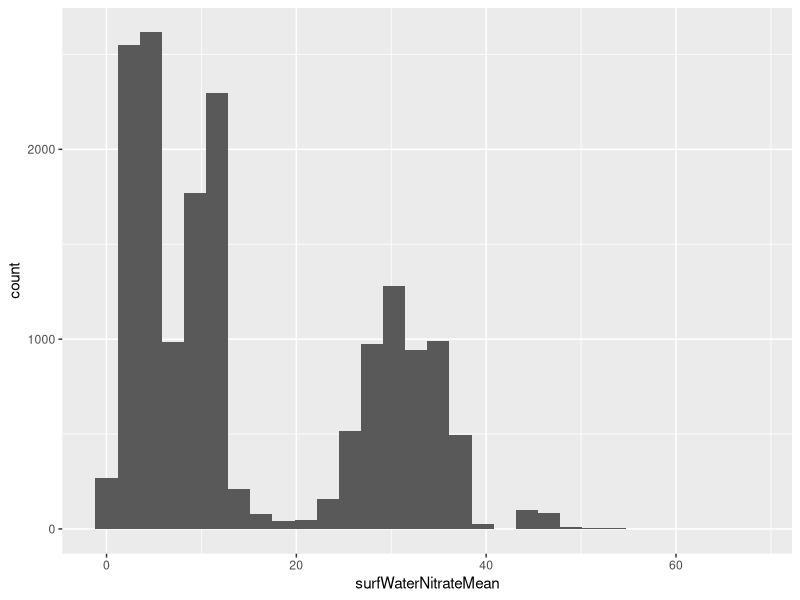
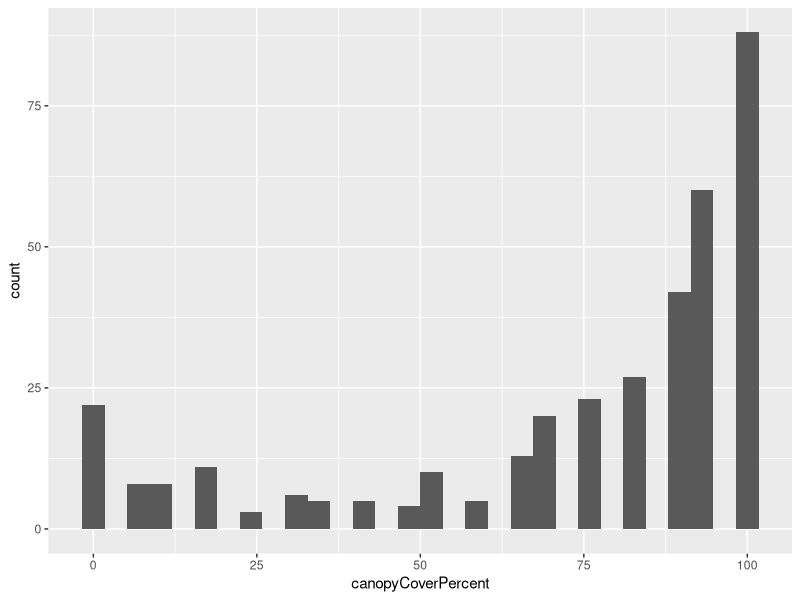

Source code (R) for these figures, in order: (Note: this script raises an error after producing the figures.)
## ---- chunk 1
knitr::opts_chunk$set(echo = TRUE)
## ---- chunk 2

install.packages("dplyr")
install.packages("tidyr")
install.packages("ggplot2")
install.packages("readr")
install.packages("lubridate")

library(dplyr)
library(tidyr)
library(ggplot2)
library(readr)
library(lubridate)

## ---- chunk 3

#BIGC_2019

Nitrate_BIGC_2019 <-read_csv("../Data/Processed/BIGC (CA-D17)/BIGC_NEON_nitrate-surfacewater/NEON.D17.BIGC.DP1.20033.001.102.100.015.NSW_15_minute.2019-07.basic.20221201T190523Z.csv") %>% 
  mutate(siteID="BIGC", year=2019)

VegCover_BIGC_2019 <- read_csv("../Data/Processed/BIGC (CA-D17)/BIGC_NEON_cover-veg-riparian/NEON.D17.BIGC.DP1.20191.001.rip_percentComposition.2019-07.basic.20230112T002213Z.csv") %>% 
  mutate(siteID="BIGC", year=2019)


#BIGC_2021

Nitrate_BIGC_2021 <-read_csv("../Data/Processed/BIGC (CA-D17)/BIGC_NEON_nitrate-surfacewater/NEON.D17.BIGC.DP1.20033.001.102.100.015.NSW_15_minute.2021-08.basic.20221201T175835Z.csv") %>% 
  mutate(siteID="BIGC", year=2021)

VegCover_BIGC_2021 <- read_csv("../Data/Processed/BIGC (CA-D17)/BIGC_NEON_cover-veg-riparian/NEON.D17.BIGC.DP1.20191.001.rip_percentComposition.2021-08.basic.20230112T001807Z.csv") %>% 
  mutate(siteID="BIGC", year=2021)


#BLUE_2019

Nitrate_BLUE_2019 <-read_csv("../Data/Processed/BLUE (OK-D11)/BLUE_NEON_nitrate-surfacewater/NEON.D11.BLUE.DP1.20033.001.112.100.015.NSW_15_minute.2019-06.basic.20221201T045009Z.csv") %>% 
  mutate(siteID="BLUE", year=2019)

VegCover_BLUE_2019 <-read_csv("../Data/Processed/BLUE (OK-D11)/BLUE_NEON_cover-veg-riparian/NEON.D11.BLUE.DP1.20191.001.rip_percentComposition.2019-06.basic.20230112T002006Z.csv") %>% 
  mutate(siteID="BLUE", year=2019)


#BLUE_2021

Nitrate_BLUE_2021 <-read_csv("../Data/Processed/BLUE (OK-D11)/BLUE_NEON_nitrate-surfacewater/NEON.D11.BLUE.DP1.20033.001.112.100.015.NSW_15_minute.2021-06.basic.20221201T013159Z.csv") %>% 
  mutate(siteID="BLUE", year=2021)

VegCover_BLUE_2021 <-read_csv("../Data/Processed/BLUE (OK-D11)/BLUE_NEON_cover-veg-riparian/NEON.D11.BLUE.DP1.20191.001.rip_percentComposition.2021-06.basic.20230112T002305Z.csv") %>% 
  mutate(siteID="BLUE", year=2021)


#LECO_2019

Nitrate_LECO_2019 <-read_csv("../Data/Processed/LECO (TN-D07)/LECO_NEON_nitrate-surfacewater/NEON.D07.LECO.DP1.20033.001.102.100.015.NSW_15_minute.2019-09.basic.20221208T002007Z.csv") %>% 
  mutate(siteID="LECO", year=2019)

VegCover_LECO_2019 <-read_csv("../Data/Processed/LECO (TN-D07)/LECO_NEON_cover-veg-riparian/NEON.D07.LECO.DP1.20191.001.rip_percentComposition.2019-09.basic.20230112T001930Z.csv") %>% 
  mutate(siteID="LECO", year=2019)


#LECO_2021

Nitrate_LECO_2021 <-read_csv("../Data/Processed/LECO (TN-D07)/LECO_NEON_nitrate-surfacewater/NEON.D07.LECO.DP1.20033.001.112.100.015.NSW_15_minute.2021-09.basic.20221208T012753Z.csv") %>% 
  mutate(siteID="LECO", year=2021)

VegCover_LECO_2021 <-read_csv("../Data/Processed/LECO (TN-D07)/LECO_NEON_cover-veg-riparian/NEON.D07.LECO.DP1.20191.001.rip_percentComposition.2021-09.basic.20230112T002003Z.csv") %>% 
  mutate(siteID="LECO", year=2021)


## ---- chunk 4

#Nitrate Data Consolidation (Total, then mean surfWaterNitrateMean grouped by SiteID and year)
Nitrate_Combined <- bind_rows(Nitrate_BIGC_2019, Nitrate_BIGC_2021, Nitrate_BLUE_2019, Nitrate_BLUE_2021, Nitrate_LECO_2019, Nitrate_LECO_2021)

Mean_Nitrate_Combined <- Nitrate_Combined %>% 
  drop_na() %>% 
  group_by(siteID, year) %>% 
  summarize(mean_conc_nitrate = mean(surfWaterNitrateMean))


#VegCover Data Consolidation (Total, then mean canopyCoverPercent grouped by SiteID and year)
VegCover_Combined <- bind_rows(VegCover_BIGC_2019, VegCover_BIGC_2021, VegCover_BLUE_2019, VegCover_BLUE_2021, VegCover_LECO_2019, VegCover_LECO_2021)

Mean_VegCover_Combined <- VegCover_Combined %>% 
  group_by(siteID, year) %>% 
  summarize(mean_veg_cover = mean(canopyCoverPercent))


#Summary Data Frame (with corresponding mean values)
Master_Data_Frame <- left_join(Mean_Nitrate_Combined, Mean_VegCover_Combined)



#Raw 'surfWaterNitrateMean' and 'canopyCoverPercent' columns for Histogram
Total_Nitrate_Conc_Combined <- Nitrate_Combined %>% 
  select(surfWaterNitrateMean)

Total_VegCover_Combined <- VegCover_Combined %>% 
  select(canopyCoverPercent)


## ---- chunk 5

Total_Nitrate_Conc_Combined %>%
  ggplot(aes(x=surfWaterNitrateMean))+
  geom_histogram()

Total_VegCover_Combined %>%
  ggplot(aes(x=canopyCoverPercent))+
  geom_histogram()


## ---- chunk 6

Nitrate_Combined <- bind_rows(Nitrate_BIGC_2019, Nitrate_BIGC_2021, Nitrate_BLUE_2019, Nitrate_BLUE_2021, Nitrate_LECO_2019, Nitrate_LECO_2021)

Mean_Nitrate_Combined <- Nitrate_Combined %>% 
  drop_na() %>% 
  group_by(siteID, year) %>% 
  summarize(mean_conc_nitrate = mean(surfWaterNitrateMean))



VegCover_Combined <- bind_rows(VegCover_BIGC_2019, VegCover_BIGC_2021, VegCover_BLUE_2019, VegCover_BLUE_2021, VegCover_LECO_2019, VegCover_LECO_2021)

Mean_VegCover_Combined <- VegCover_Combined %>% 
  group_by(siteID, year) %>% 
  summarize(mean_veg_cover = mean(canopyCoverPercent))

Master_Data_Frame <- left_join(Mean_Nitrate_Combined, Mean_VegCover_Combined)

## ---- chunk 7

Nitrate_BIGC_2019 <-read_csv("../Data/Processed/BIGC (CA-D17)/BIGC_NEON_nitrate-surfacewater/NEON.D17.BIGC.DP1.20033.001.102.100.015.NSW_15_minute.2019-07.basic.20221201T190523Z.csv")

VegCover_BIGC_2019 <- read_csv("../Data/Processed/BIGC (CA-D17)/BIGC_NEON_cover-veg-riparian/NEON.D17.BIGC.DP1.20191.001.rip_percentComposition.2019-07.basic.20230112T002213Z.csv")

CompStruct_BIGC_2019 <- read_csv("../Data/Processed/BIGC (CA-D17)/BIGC_NEON_comp-struct-riparian/NEON.D17.BIGC.DP1.20275.001.rip_assessment.2019-07.basic.20221128T182237Z.csv")

ChemSurf_BIGC_2019 <- read_csv("../Data/Processed/BIGC (CA-D17)/BIGC_NEON_chem-surfacewater/NEON.D17.BIGC.DP1.20093.001.swc_externalLabDataByAnalyte.2019-07.basic.20221215T171932Z.csv")

## ---- chunk 8

#BIGC_2019

Nitrate_BIGC_2019 <-read_csv("../Data/Processed/BIGC (CA-D17)/BIGC_NEON_nitrate-surfacewater/NEON.D17.BIGC.DP1.20033.001.102.100.015.NSW_15_minute.2019-07.basic.20221201T190523Z.csv")

VegCover_BIGC_2019 <- read_csv("../Data/Processed/BIGC (CA-D17)/BIGC_NEON_cover-veg-riparian/NEON.D17.BIGC.DP1.20191.001.rip_percentComposition.2019-07.basic.20230112T002213Z.csv")


#BIGC_2021

Nitrate_BIGC_2021 <-read_csv("../Data/Processed/BIGC (CA-D17)/BIGC_NEON_nitrate-surfacewater/NEON.D17.BIGC.DP1.20033.001.102.100.015.NSW_15_minute.2021-08.basic.20221201T175835Z.csv")

VegCover_BIGC_2021 <- read_csv("../Data/Processed/BIGC (CA-D17)/BIGC_NEON_cover-veg-riparian/NEON.D17.BIGC.DP1.20191.001.rip_percentComposition.2021-08.basic.20230112T001807Z.csv")


#BLUE_2019

Nitrate_BLUE_2019 <-read_csv("../Data/Processed/BLUE (OK-D11)/BLUE_NEON_nitrate-surfacewater/NEON.D11.BLUE.DP1.20033.001.112.100.015.NSW_15_minute.2019-06.basic.20221201T045009Z.csv")

VegCover_BLUE_2019 <-read_csv("../Data/Processed/BLUE (OK-D11)/BLUE_NEON_cover-veg-riparian/NEON.D11.BLUE.DP1.20191.001.rip_percentComposition.2019-06.basic.20230112T002006Z.csv")


#BLUE_2021

Nitrate_BLUE_2021 <-read_csv("../Data/Processed/BLUE (OK-D11)/BLUE_NEON_nitrate-surfacewater/NEON.D11.BLUE.DP1.20033.001.112.100.015.NSW_15_minute.2021-06.basic.20221201T013159Z.csv")

VegCover_BLUE_2021 <-read_csv("../Data/Processed/BLUE (OK-D11)/BLUE_NEON_cover-veg-riparian/NEON.D11.BLUE.DP1.20191.001.rip_percentComposition.2021-06.basic.20230112T002305Z.csv")


#LECO_2019

Nitrate_LECO_2019 <-read_csv("../Data/Processed/LECO (TN-D07)/LECO_NEON_nitrate-surfacewater/NEON.D07.LECO.DP1.20033.001.102.100.015.NSW_15_minute.2019-09.basic.20221208T002007Z.csv")

VegCover_LECO_2019 <-read_csv("../Data/Processed/LECO (TN-D07)/LECO_NEON_cover-veg-riparian/NEON.D07.LECO.DP1.20191.001.rip_percentComposition.2019-09.basic.20230112T001930Z.csv")


#LECO_2021

Nitrate_LECO_2021 <-read_csv("../Data/Processed/LECO (TN-D07)/LECO_NEON_nitrate-surfacewater/NEON.D07.LECO.DP1.20033.001.112.100.015.NSW_15_minute.2021-09.basic.20221208T012753Z.csv")

VegCover_LECO_2021 <-read_csv("../Data/Processed/LECO (TN-D07)/LECO_NEON_cover-veg-riparian/NEON.D07.LECO.DP1.20191.001.rip_percentComposition.2021-09.basic.20230112T002003Z.csv")


## ---- chunk 9

NBIGC2019Mean <- Nitrate_BIGC_2019 %>%
  drop_na(surfWaterNitrateMean) %>% 
  summarize(mean_conc_BIGC_2019 = mean(surfWaterNitrateMean))


Nitrate_BIGC_2021 %>%
  drop_na(surfWaterNitrateMean) %>% 
  summarize(mean_conc_BIGC_2021 = mean(surfWaterNitrateMean))


Nitrate_BLUE_2019 %>%
  drop_na(surfWaterNitrateMean) %>% 
  summarize(mean_conc_BLUE_2019 = mean(surfWaterNitrateMean))


Nitrate_BLUE_2021 %>%
  drop_na(surfWaterNitrateMean) %>% 
  summarize(mean_conc_BLUE_2021 = mean(surfWaterNitrateMean))


Nitrate_LECO_2019 %>%
  drop_na(surfWaterNitrateMean) %>% 
  summarize(mean_conc_LECO_2019 = mean(surfWaterNitrateMean))


Nitrate_LECO_2021 %>%
  drop_na(surfWaterNitrateMean) %>% 
  summarize(mean_conc_LECO_2021 = mean(surfWaterNitrateMean))


VegCover_BIGC_2019 %>%
  drop_na(canopyCoverPercent) %>% 
  summarize(mean_cover_perc_BIGC_2019 = mean(canopyCoverPercent))


VegCover_BIGC_2021 %>%
  drop_na(canopyCoverPercent) %>% 
  summarize(mean_cover_perc_BIGC_2021 = mean(canopyCoverPercent))


VegCover_BLUE_2019 %>%
  drop_na(canopyCoverPercent) %>% 
  summarize(mean_cover_perc_BLUE_2019 = mean(canopyCoverPercent))


VegCover_BLUE_2021 %>%
  drop_na(canopyCoverPercent) %>% 
  summarize(mean_cover_perc_BLUE_2021 = mean(canopyCoverPercent))


VegCover_LECO_2019 %>%
  drop_na(canopyCoverPercent) %>% 
  summarize(mean_cover_perc_LECO_2019 = mean(canopyCoverPercent))


VegCover_LECO_2021 %>%
  drop_na(canopyCoverPercent) %>% 
  summarize(mean_cover_perc_LECO_2021 = mean(canopyCoverPercent))


## ---- chunk 10

Nitrate_BIGC_select_2019 <- Nitrate_BIGC_2019 %>% 
  select(surfWaterNitrateMean)

VegCover_BIGC_select_2019 <- VegCover_BIGC_2019 %>% 
  select(canopyCoverPercent)

Nitrate_BIGC_select_2021 <- Nitrate_BIGC_2021 %>% 
  select(surfWaterNitrateMean)

VegCover_BIGC_select_2021 <- VegCover_BIGC_2021 %>% 
  select(canopyCoverPercent)

Nitrate_BLUE_select_2019 <- Nitrate_BLUE_2019 %>% 
  select(surfWaterNitrateMean)

VegCover_BLUE_select_2019 <- VegCover_BLUE_2019 %>% 
  select(canopyCoverPercent)

Nitrate_BLUE_select_2021 <- Nitrate_BLUE_2021 %>% 
  select(surfWaterNitrateMean)

VegCover_BLUE_select_2021 <- VegCover_BLUE_2021 %>% 
  select(canopyCoverPercent)

Nitrate_LECO_select_2019 <- Nitrate_LECO_2019 %>% 
  select(surfWaterNitrateMean)

VegCover_LECO_select_2019 <- VegCover_LECO_2019 %>% 
  select(canopyCoverPercent)

Nitrate_LECO_select_2021 <- Nitrate_LECO_2021 %>% 
  select(surfWaterNitrateMean)

VegCover_LECO_select_2021 <- VegCover_LECO_2021 %>% 
  select(canopyCoverPercent)


Total_VegCover_Combined <- bind_cols(VegCover_BIGC_select_2019, VegCover_BIGC_select_2021, VegCover_BLUE_select_2019, VegCover_BLUE_select_2021, VegCover_LECO_select_2019, VegCover_LECO_select_2021)

Total_VegCover_Combined_One_Col <- bind_rows(VegCover_BIGC_select_2019, VegCover_BIGC_select_2021, VegCover_BLUE_select_2019, VegCover_BLUE_select_2021, VegCover_LECO_select_2019, VegCover_LECO_select_2021)

Total_Nitrate_Combined_One_Col <- bind_rows(Nitrate_BIGC_select_2019, Nitrate_BIGC_select_2021, Nitrate_BLUE_select_2019, Nitrate_BLUE_select_2021, Nitrate_LECO_select_2019, Nitrate_LECO_select_2021)

Master_Sheet_Total <- left_join(x = Total_VegCover_Combined_One_Col, y = Total_Nitrate_Combined_One_Col)

## ---- chunk 11

NBIGC2019Mean <- Nitrate_BIGC_2019 %>%
  drop_na(surfWaterNitrateMean) %>% 
  summarize(mean_conc_BIGC_2019 = mean(surfWaterNitrateMean))


NBIGC2021Mean <- Nitrate_BIGC_2021 %>%
  drop_na(surfWaterNitrateMean) %>% 
  summarize(mean_conc_BIGC_2021 = mean(surfWaterNitrateMean))


NBLUE2019Mean <- Nitrate_BLUE_2019 %>%
  drop_na(surfWaterNitrateMean) %>% 
  summarize(mean_conc_BLUE_2019 = mean(surfWaterNitrateMean))


NBLUE2021Mean <- Nitrate_BLUE_2021 %>%
  drop_na(surfWaterNitrateMean) %>% 
  summarize(mean_conc_BLUE_2021 = mean(surfWaterNitrateMean))


NLECO2019Mean <- Nitrate_LECO_2019 %>%
  drop_na(surfWaterNitrateMean) %>% 
  summarize(mean_conc_LECO_2019 = mean(surfWaterNitrateMean))


NLECO2021Mean <- Nitrate_LECO_2021 %>%
  drop_na(surfWaterNitrateMean) %>% 
  summarize(mean_conc_LECO_2021 = mean(surfWaterNitrateMean))


VBIGC2019Mean <- VegCover_BIGC_2019 %>%
  drop_na(canopyCoverPercent) %>% 
  summarize(mean_cover_perc_BIGC_2019 = mean(canopyCoverPercent))


VBIGC2021Mean <- VegCover_BIGC_2021 %>%
  drop_na(canopyCoverPercent) %>% 
  summarize(mean_cover_perc_BIGC_2021 = mean(canopyCoverPercent))


VBLUE2019Mean <- VegCover_BLUE_2019 %>%
  drop_na(canopyCoverPercent) %>% 
  summarize(mean_cover_perc_BLUE_2019 = mean(canopyCoverPercent))


VBLUE2021Mean <- VegCover_BLUE_2021 %>%
  drop_na(canopyCoverPercent) %>% 
  summarize(mean_cover_perc_BLUE_2021 = mean(canopyCoverPercent))


VLECO2019Mean <- VegCover_LECO_2019 %>%
  drop_na(canopyCoverPercent) %>% 
  summarize(mean_cover_perc_LECO_2019 = mean(canopyCoverPercent))


VLECO2021Mean <- VegCover_LECO_2021 %>%
  drop_na(canopyCoverPercent) %>% 
  summarize(mean_cover_perc_LECO_2021 = mean(canopyCoverPercent))



Mean_Nitrate_Combined <- bind_rows(NBIGC2019Mean, NBIGC2021Mean, NBLUE2019Mean, NBLUE2021Mean, NLECO2019Mean, NLECO2021Mean)

Mean_VegCover_Combined <- bind_rows(VBIGC2019Mean, VBIGC2021Mean, VBLUE2019Mean, VBLUE2021Mean, VLECO2019Mean, VLECO2021Mean)

Master_Data_Frame <- bind_cols(Mean_Nitrate_Combined, Mean_VegCover_Combined)
